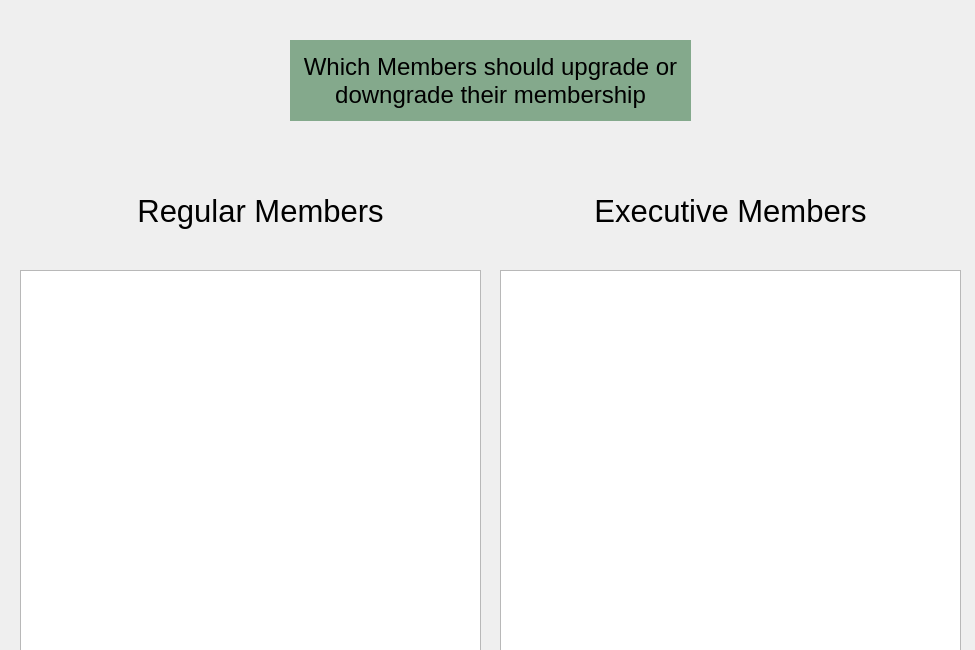
<?xml version="1.0" encoding="UTF-8"?>
<ui version="4.0">
 <class>UpdateMembers</class>
 <widget class="QDialog" name="UpdateMembers">
  <property name="geometry">
   <rect>
    <x>0</x>
    <y>0</y>
    <width>975</width>
    <height>650</height>
   </rect>
  </property>
  <property name="windowTitle">
   <string>Update Members</string>
  </property>
  <widget class="QTableView" name="regular">
   <property name="geometry">
    <rect>
     <x>20</x>
     <y>270</y>
     <width>461</width>
     <height>381</height>
    </rect>
   </property>
   <property name="styleSheet">
    <string notr="true">
QHeaderView::section, QTableCornerButton::section {background-color: rgb(202, 210, 197); color:rgb(0, 0, 0)};

color:rgb(255, 255, 255);


</string>
   </property>
  </widget>
  <widget class="QTableView" name="exec">
   <property name="geometry">
    <rect>
     <x>500</x>
     <y>270</y>
     <width>461</width>
     <height>381</height>
    </rect>
   </property>
   <property name="styleSheet">
    <string notr="true">
QHeaderView::section, QTableCornerButton::section {background-color: rgb(202, 210, 197); color:rgb(0, 0, 0)};

color:rgb(255, 255, 255);


</string>
   </property>
  </widget>
  <widget class="QLabel" name="label_6">
   <property name="geometry">
    <rect>
     <x>110</x>
     <y>170</y>
     <width>301</width>
     <height>81</height>
    </rect>
   </property>
   <property name="font">
    <font>
     <family>Nirmala UI</family>
     <pointsize>23</pointsize>
    </font>
   </property>
   <property name="text">
    <string>Regular Members</string>
   </property>
   <property name="alignment">
    <set>Qt::AlignCenter</set>
   </property>
   <property name="wordWrap">
    <bool>true</bool>
   </property>
  </widget>
  <widget class="QLabel" name="label_7">
   <property name="geometry">
    <rect>
     <x>580</x>
     <y>170</y>
     <width>301</width>
     <height>81</height>
    </rect>
   </property>
   <property name="font">
    <font>
     <family>Nirmala UI</family>
     <pointsize>23</pointsize>
    </font>
   </property>
   <property name="text">
    <string>Executive Members</string>
   </property>
   <property name="alignment">
    <set>Qt::AlignCenter</set>
   </property>
   <property name="wordWrap">
    <bool>true</bool>
   </property>
  </widget>
  <widget class="QLabel" name="label_8">
   <property name="geometry">
    <rect>
     <x>290</x>
     <y>40</y>
     <width>401</width>
     <height>81</height>
    </rect>
   </property>
   <property name="font">
    <font>
     <family>Nirmala UI</family>
     <pointsize>18</pointsize>
    </font>
   </property>
   <property name="styleSheet">
    <string notr="true">background-color: rgb(132, 169, 140);</string>
   </property>
   <property name="text">
    <string>Which Members should upgrade or downgrade their membership</string>
   </property>
   <property name="alignment">
    <set>Qt::AlignCenter</set>
   </property>
   <property name="wordWrap">
    <bool>true</bool>
   </property>
  </widget>
 </widget>
 <resources/>
 <connections/>
</ui>
